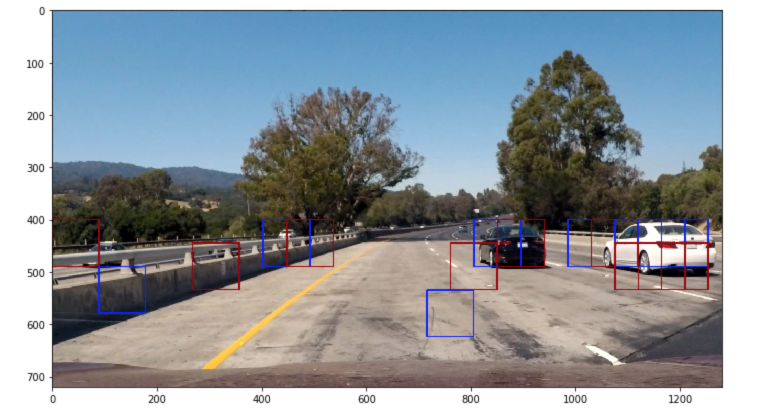
#> input picture CarND-Vehicle-Detection/example.png, 1530 x 840 px (shown at 1/2 size)
$ python -i lesson_functions.py   (imports and definitions only)   (older library calls are emulated)
#> lines starting #> are read from the running program, lines starting #| are printed output that depends on the picture
import matplotlib.image as mpimg
import numpy as np
import cv2
from skimage.feature import hog
from scipy.ndimage.measurements import label


# Define a function to return HOG features and visualization
def get_hog_features(img, orient, pix_per_cell, cell_per_block,
                     vis=False, feature_vec=True):
    # Call with two outputs if vis==True
    if vis is True:
        features, hog_image = hog(img, orientations=orient,
                                  pixels_per_cell=(pix_per_cell, pix_per_cell),
                                  block_norm='L2-Hys',
                                  cells_per_block=(cell_per_block, cell_per_block),
                                  transform_sqrt=True,
                                  visualise=vis, feature_vector=feature_vec)
        return features, hog_image
    # Otherwise call with one output
    else:
        features = hog(img, orientations=orient,
                       pixels_per_cell=(pix_per_cell, pix_per_cell),
                       cells_per_block=(cell_per_block, cell_per_block),
                       block_norm='L2-Hys',
                       transform_sqrt=True,
                       visualise=vis, feature_vector=feature_vec)
        return features

# Define a function to compute binned color features
# [131 lines left out: functions bin_spatial, color_hist, extract_features, slide_window, draw_boxes, not called in this run]


# Define a function to extract features from a single image window
# This function is very similar to extract_features()
# just for a single image rather than list of images
def single_img_features(img, color_space='YUV', spatial_size=(16, 16),
                        hist_bins=32,
                        orient=16, pix_per_cell=16, cell_per_block=2, hog_channel=0,
                        spatial_feat=False, hist_feat=False, hog_feat=True):
    #1) Define an empty list to receive features
    img_features = []
    #2) Apply color conversion if other than 'RGB'
    if color_space != 'RGB':
        if color_space == 'HSV':
            feature_image = cv2.cvtColor(img, cv2.COLOR_RGB2HSV)
        elif color_space == 'LUV':
            feature_image = cv2.cvtColor(img, cv2.COLOR_RGB2LUV)
        elif color_space == 'HLS':
            feature_image = cv2.cvtColor(img, cv2.COLOR_RGB2HLS)
        elif color_space == 'YUV':
            feature_image = cv2.cvtColor(img, cv2.COLOR_RGB2YUV)
        elif color_space == 'YCrCb':
            feature_image = cv2.cvtColor(img, cv2.COLOR_RGB2YCrCb)
    else: feature_image = np.copy(img)
    #3) Compute spatial features if flag is set
    if spatial_feat == True:
        spatial_features = bin_spatial(feature_image, size=spatial_size)
        #4) Append features to list
        img_features.append(spatial_features)
    #5) Compute histogram features if flag is set
    if hist_feat == True:
        hist_features = color_hist(feature_image, nbins=hist_bins)
        #6) Append features to list
        img_features.append(hist_features)
    #7) Compute HOG features if flag is set
    if hog_feat == True:
        if hog_channel == 'ALL':
            hog_features = []
            for channel in range(feature_image.shape[2]):
                hog_features.extend(get_hog_features(feature_image[:,:,channel],
                                    orient, pix_per_cell, cell_per_block,
                                    vis=False, feature_vec=True))
        else:
            hog_features = get_hog_features(feature_image[:,:,hog_channel], orient,
                        pix_per_cell, cell_per_block, vis=False, feature_vec=True)
        #8) Append features to list
        img_features.append(hog_features)

    #9) Return concatenated array of features
    return np.concatenate(img_features)


# Define a function you will pass an image
# and the list of windows to be searched (output of slide_windows())
# [175 lines left out: functions search_windows, find_cars, add_heat, apply_threshold, label_heatmap, find_aggregate_boxes and 2 more, not called in this run]

>>> import cv2
>>> picture = cv2.cvtColor(cv2.imread('../example.png'), cv2.COLOR_BGR2RGB)
>>> result = single_img_features(picture)
#> in single_img_features, `feature_image = cv2.cvtColor(img, cv2.COLOR_RGB2YUV)`: feature_image: shape (840, 1530, 3); mean of channels 0, 1, 2 151.7, 131.9, 122.6
#> in get_hog_features, `features = hog(img, orientations=orient, pixels_per_cell=(pix_per_cell..`:
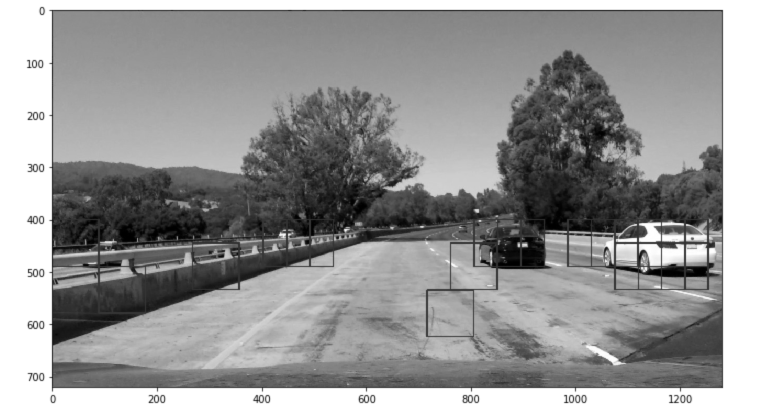
#> img: shape (840, 1530) (shown at 1/2 size); min 0, max 255, mean 151.7

$ run again, on CarND-Vehicle-Detection/car.png
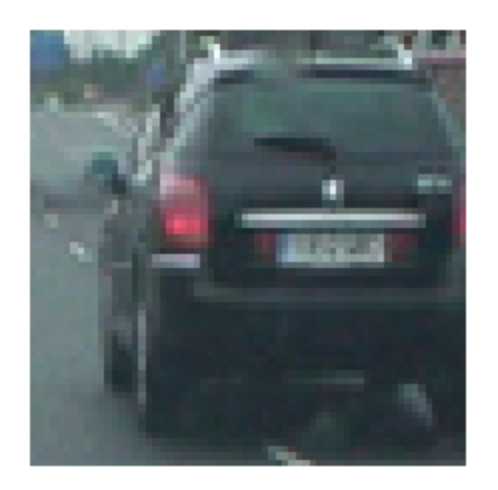
#> input picture CarND-Vehicle-Detection/car.png, 498 x 490 px
#> feature_image: shape (490, 498, 3); mean of channels 0, 1, 2 122.5, 130.8, 121.5
#> in get_hog_features, `features = hog(img, orientations=orient, pixels_per_cell=(pix_per_cell..`:
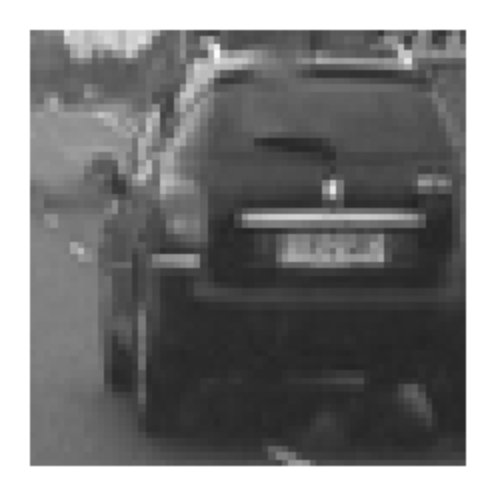
#> img: shape (490, 498); min 36, max 255, mean 122.5
